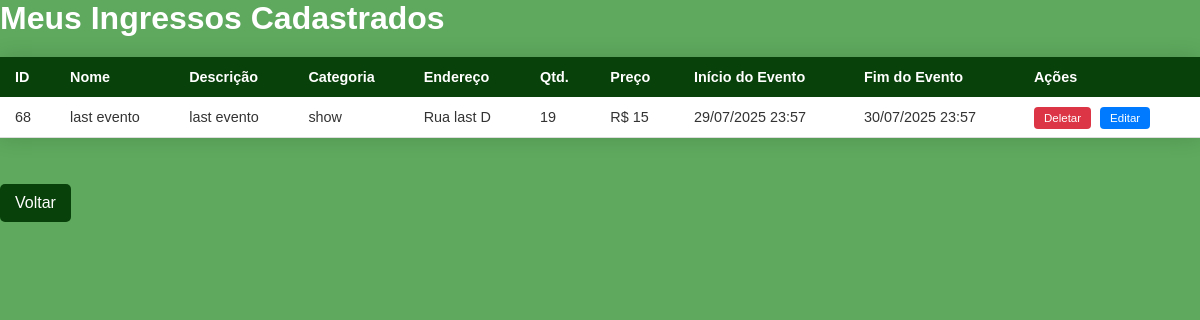
Page /produtos/listar_produto.php (signed in) on the earlier database version.
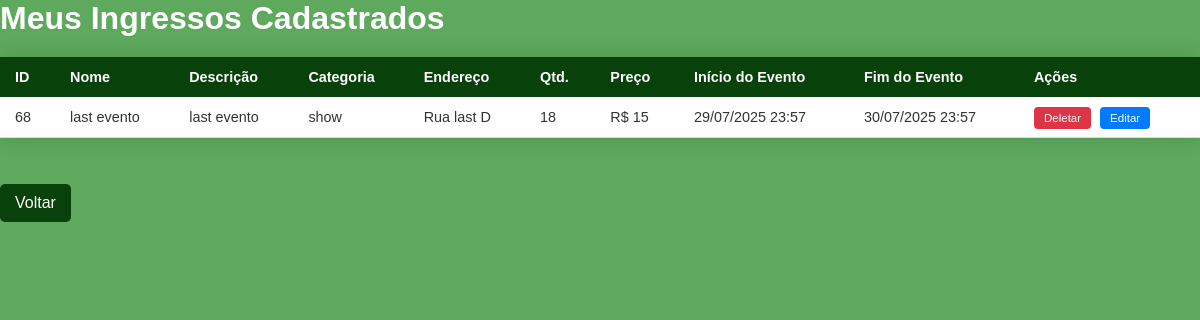
Same page on the later database version.
### tables this page shows
CREATE TABLE "ingressos" (
	"id"	INTEGER,
	"nome"	TEXT NOT NULL,
	"descricao"	TEXT,
	"preco"	REAL NOT NULL,
	"quantidade"	INTEGER NOT NULL,
	"quantidade_reservada"	INTEGER DEFAULT 0,
	"data_reserva"	INTEGER,
	"id_usuario"	NUMERIC NOT NULL,
	"data_evento"	TEXT,
	"data_evento_fim"	TEXT,
	"id_usuario_reserva"	INTEGER, caminho_imagem TEXT, endereco TEXT, tipo_evento TEXT,
	PRIMARY KEY("id" AUTOINCREMENT),
	FOREIGN KEY("id_usuario") REFERENCES "usuarios"("id")
);

### src/Database.php (called while the page is built, shortened)
<?php
class Database {
    private static ?PDO $conn = null;
    public static function conectar():PDO{
        if (self::$conn === null) {
            try{
                $caminhoBanco = __DIR__ . '/../sql/database.db';
                self::$conn = new PDO("sqlite:" . $caminhoBanco);
                self::$conn->setAttribute(PDO::ATTR_ERRMODE, PDO::ERRMODE_EXCEPTION);
            } catch (PDOException $e){
                die("Erro ao conectar com o banco: " . $e->getMessage());
            }
        }
        return self::$conn;
    }
}

### src/Models/Produto.php (called while the page is built, shortened)
<?php
class Produto extends Model{
    protected function getTableName(): string
    {
    return 'ingressos';
    }
    public function mostrarEvento(int $id_usuario){
        try{
            $stmt = $this->pdo->prepare("SELECT * FROM {$this->tabela} WHERE id_usuario = :id_usuario ORDER BY id DESC");
            $stmt->execute([':id_usuario' => $id_usuario]);
            return $stmt->fetchAll();
        } catch (PDOException $e){
        die("Erro ao executar tarefa: " . $e->getMessage());
        }
    }
}

### src/Core/Model.php (called while the page is built, shortened)
<?php
abstract class Model{
    public function __construct()
    {
        $this->pdo = Database::conectar();
        $this->tabela = $this->getTableName();
    }
}

### views/listar_produto_view.php (the view, shortened to what this page needs)
<!DOCTYPE html>
<html lang="pt-br">
<head>
    <link rel="stylesheet" href="/Public/css/style.css">
</head>
<body>
    <h1>Meus Ingressos Cadastrados</h1>
    <table class="tabela-dados">
        <thead>
            <tr>
                <th>ID</th>
                <th>Nome</th>
                <th>Descrição</th>
                <th>Categoria</th>
                <th>Endereço</th>
                <th>Qtd.</th>
                <th>Preço</th>
                <th>Início do Evento</th>
                <th>Fim do Evento</th>
                <th>Ações</th>
            </tr>
        </thead>
        <tbody>
            <?php foreach ($listar as $produto): ?>
                <tr>
                    <td><?= htmlspecialchars($produto['id']) ?></td>
                    <td><?= htmlspecialchars($produto['nome']) ?></td>
                    <td><?= htmlspecialchars($produto['descricao']) ?></td>
                    <td><?= htmlspecialchars($produto['tipo_evento']) ?></td>
                    <td><?= htmlspecialchars($produto['endereco']) ?></td>
                    <td><?= htmlspecialchars($produto['quantidade']) ?></td>
                    <td>R$ <?= htmlspecialchars($produto['preco']) ?></td>
                    <td><?= date('d/m/Y H:i', strtotime($produto['data_evento'])) ?></td>
                    <td><?= date('d/m/Y H:i', strtotime($produto['data_evento_fim'])) ?></td>
                    <td>
                        <a href="/Public/produtos/excluir_produto.php?id=<?= $produto['id'] ?>" class="acao-btn deletar-btn">Deletar</a>
                        <a href="/Public/produtos/editar_produto.php?id=<?= $produto['id'] ?>" class="acao-btn editar-btn">Editar</a>
                    </td>
                </tr>
            <?php endforeach; ?>
        </tbody>
    </table>
    <br><br>
    <a href="/Public/index.php" class="botao">Voltar</a>
</html>

Differences in the rows shown:
changed ingressos "last evento": quantidade "19" → "18"
